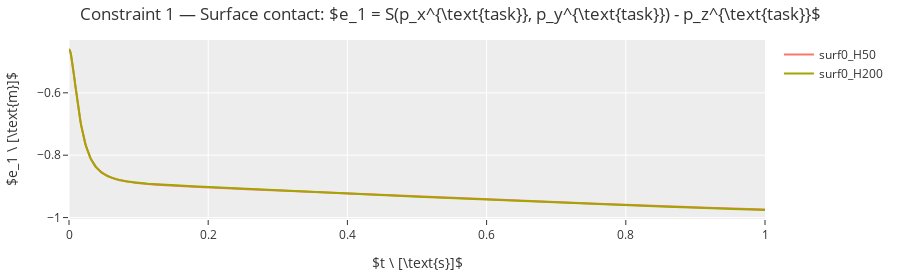
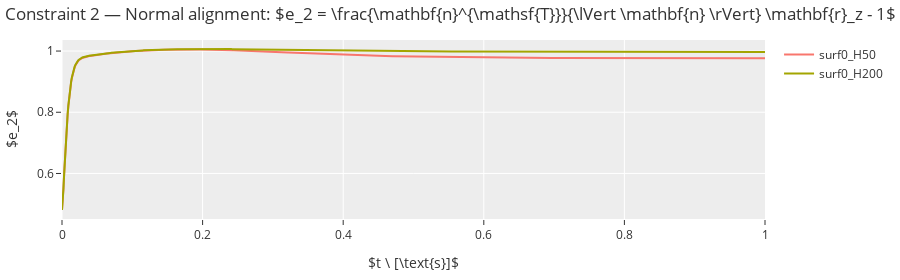
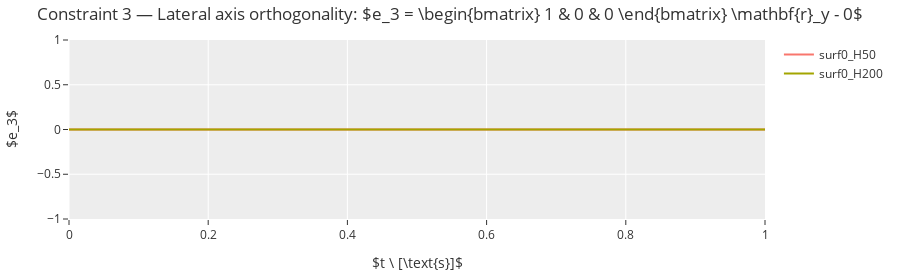
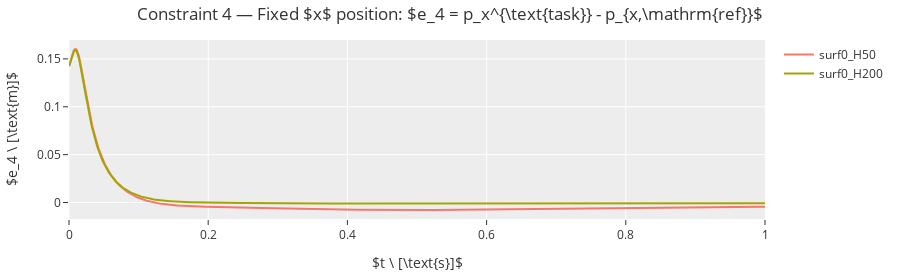

The code cell stored with these charts, in order, in its notebook:
### Code cell
from Reporting.plotter import Plotter
plotter = Plotter()

# Select specific simulations for detailed plots
selected_sim_results = [r for r in sim_results if r['name'] in [ 'surf0_H50', 'surf0_H200']]
# Get time vector from first selected result
t = selected_sim_results[0]['data']['time']
i = np.arange(selected_sim_results[0]['simulator'].Nsim)

box_data = {}
for r in sim_results:
    group_label = str(r['simulator'].prediction_horizon)
    if group_label not in box_data:
        box_data[group_label] = []
    box_data[group_label].append(r['summary']['rmse_e1'])

fig_box = plotter.box_plot(
    data=box_data,
    xlabel="Prediction Horizon",
    ylabel="RMSE e1 [m]",
    title="Surface Tracking Error Distribution vs Prediction Horizon"
)

# Error tracking plots
fig_e1 = plotter.generic_plot(
    t, 
    *[r['analysis']['e1'] for r in selected_sim_results],
    xlabel="$t \\ [\\text{s}]$", 
    ylabel="$e_1 \\ [\\text{m}]$", 
    title="Constraint 1 — Surface contact: $e_1 = S(p_x^{\\text{task}}, p_y^{\\text{task}}) - p_z^{\\text{task}}$", 
    labels=[r['name'] for r in selected_sim_results]
)

fig_e2 = plotter.generic_plot(
    t, 
    *[r['analysis']['e2'] for r in selected_sim_results],
    xlabel="$t \\ [\\text{s}]$", 
    ylabel="$e_2$", 
    title="Constraint 2 — Normal alignment: $e_2 = \\frac{\\mathbf{n}^{\\mathsf{T}}}{\\lVert \\mathbf{n} \\rVert} \\mathbf{r}_z - 1$", 
    labels=[r['name'] for r in selected_sim_results]
)

fig_e3 = plotter.generic_plot(
    t, 
    *[r['analysis']['e3'] for r in selected_sim_results],
    xlabel="$t \\ [\\text{s}]$", 
    ylabel="$e_3$", 
    title="Constraint 3 — Lateral axis orthogonality: $e_3 = \\begin{bmatrix} 1 & 0 & 0 \\end{bmatrix} \\mathbf{r}_y - 0$", 
    labels=[r['name'] for r in selected_sim_results]
)

fig_e4 = plotter.generic_plot(
    t, 
    *[r['analysis']['e4'] for r in selected_sim_results],
    xlabel="$t \\ [\\text{s}]$", 
    ylabel="$e_4 \\ [\\text{m}]$", 
    title="Constraint 4 — Fixed $x$ position: $e_4 = p_x^{\\text{task}} - p_{x,\\mathrm{ref}}$", 
    labels=[r['name'] for r in selected_sim_results]
)

fig_e5 = plotter.generic_plot(
    t, 
    *[r['analysis']['e5'] for r in selected_sim_results],
    xlabel="$t \\ [\\text{s}]$", 
    ylabel="$e_5 \\ [\\text{m/s}]$", 
    title="Constraint 5 — Tangential velocity: $e_5 = v^{\\text{task}}_{y} - v_{y,\\mathrm{ref}}$", 
    labels=[r['name'] for r in selected_sim_results]
)

# Control Input Comparison - Joint 1
fig_u1 = plotter.generic_plot(
    t, 
    *[r['data']['u'][0] for r in selected_sim_results],
    xlabel="$t \\ [\\text{s}]$", 
    ylabel="$u_1 \\ [\\text{rad/s}]$", 
    title="Control Input - Joint 1", 
    labels=[r['name'] for r in selected_sim_results]
)

    # Timing Performance
fig_mpc_time = plotter.generic_plot(
    t, 
    *[r['analysis']['mpc_time'] for r in selected_sim_results],
    upper_bound=selected_sim_results[0]['simulator'].dt,
    xlabel="$t \\ [\\text{s}]$", 
    ylabel="$\\text{MPC Time} \\ [\\text{s}]$", 
    title=f"MPC Computation Time (dt = {selected_sim_results[0]['simulator'].dt}s)", 
    labels=[r['name'] for r in selected_sim_results]
)

rmse_data = {
    "$e_1$ (surface)": [r['summary']['rmse_e1'] for r in sim_results],
    "$e_2$ (x-pos)": [r['summary']['rmse_e2'] for r in sim_results],
    "$e_3$ (orient)": [r['summary']['rmse_e3'] for r in sim_results],
    "$e_4$ (y-vel)": [r['summary']['rmse_e4'] for r in sim_results],
}
fig_rmse = plotter.grouped_bar_plot(
    data=rmse_data,
    group_labels=[r['name'] for r in sim_results],
    xlabel="Simulation",
    ylabel="RMSE",
    title="Constraint RMSE Comparison"
)

# Grouped bar plot for ITSE comparison
itse_data = {
    "$e_1$ (surface)": [r['summary']['itse_e1'] for r in sim_results],
    "$e_2$ (x-pos)": [r['summary']['itse_e2'] for r in sim_results],
    "$e_3$ (orient)": [r['summary']['itse_e3'] for r in sim_results],
    "$e_4$ (y-vel)": [r['summary']['itse_e4'] for r in sim_results],
}
fig_itse = plotter.grouped_bar_plot(
    data=itse_data,
    group_labels=[r['name'] for r in sim_results],
    xlabel="Simulation",
    ylabel="ITSE",
    title="Constraint ITSE Comparison"
)

# Bar chart for total computation time
fig_total_time = plotter.bar_plot(
    values=[r['summary']['total_computation_time'] for r in sim_results],
    labels=[r['name'] for r in sim_results],
    xlabel="Simulation",
    ylabel="Total Time [s]",
    title="Total Computation Time (MPC + Integration)"
)


display(fig_e1, fig_e2, fig_e3, fig_e4, fig_e5, fig_u1)
display(fig_rmse, fig_itse, fig_total_time, fig_mpc_time)

display(fig_box)

### Figure 1 — Plotly figure (JSON) as saved in the notebook; plotly's stock layout.template omitted (floating-point values rounded to 4 significant figures; data arrays with more than 128 entries replaced by an {"elided": "..."} marker saying what was removed)
{"data": [{"mode": "lines", "name": "surf0_H50", "type": "scatter", "x": {"elided": "1001 float values"}, "y": {"elided": "1001 float values"}}, {"mode": "lines", "name": "surf0_H200", "type": "scatter", "x": {"elided": "1001 float values"}, "y": {"elided": "1001 float values"}}], "layout": {"height": 280, "margin": {"b": 40, "l": 50, "r": 120, "t": 40}, "title": {"text": "Constraint 1 — Surface contact: $e_1 = S(p_x^{\\text{task}}, p_y^{\\text{task}}) - p_z^{\\text{task}}$"}, "xaxis": {"title": {"text": "$t \\ [\\text{s}]$"}}, "yaxis": {"title": {"text": "$e_1 \\ [\\text{m}]$"}}}}

### Figure 2 — Plotly figure (JSON) as saved in the notebook; plotly's stock layout.template omitted (floating-point values rounded to 4 significant figures; data arrays with more than 128 entries replaced by an {"elided": "..."} marker saying what was removed)
{"data": [{"mode": "lines", "name": "surf0_H50", "type": "scatter", "x": {"elided": "1001 float values"}, "y": {"elided": "1001 float values"}}, {"mode": "lines", "name": "surf0_H200", "type": "scatter", "x": {"elided": "1001 float values"}, "y": {"elided": "1001 float values"}}], "layout": {"height": 280, "margin": {"b": 40, "l": 50, "r": 120, "t": 40}, "title": {"text": "Constraint 2 — Normal alignment: $e_2 = \\frac{\\mathbf{n}^{\\mathsf{T}}}{\\lVert \\mathbf{n} \\rVert} \\mathbf{r}_z - 1$"}, "xaxis": {"title": {"text": "$t \\ [\\text{s}]$"}}, "yaxis": {"title": {"text": "$e_2$"}}}}

### Figure 3 — Plotly figure (JSON) as saved in the notebook; plotly's stock layout.template omitted (floating-point values rounded to 4 significant figures; data arrays with more than 128 entries replaced by an {"elided": "..."} marker saying what was removed)
{"data": [{"mode": "lines", "name": "surf0_H50", "type": "scatter", "x": {"elided": "1001 float values"}, "y": {"elided": "1001 int values"}}, {"mode": "lines", "name": "surf0_H200", "type": "scatter", "x": {"elided": "1001 float values"}, "y": {"elided": "1001 int values"}}], "layout": {"height": 280, "margin": {"b": 40, "l": 50, "r": 120, "t": 40}, "title": {"text": "Constraint 3 — Lateral axis orthogonality: $e_3 = \\begin{bmatrix} 1 & 0 & 0 \\end{bmatrix} \\mathbf{r}_y - 0$"}, "xaxis": {"title": {"text": "$t \\ [\\text{s}]$"}}, "yaxis": {"title": {"text": "$e_3$"}}}}

### Figure 4 — Plotly figure (JSON) as saved in the notebook; plotly's stock layout.template omitted (floating-point values rounded to 4 significant figures; data arrays with more than 128 entries replaced by an {"elided": "..."} marker saying what was removed)
{"data": [{"mode": "lines", "name": "surf0_H50", "type": "scatter", "x": {"elided": "1001 float values"}, "y": {"elided": "1001 float values"}}, {"mode": "lines", "name": "surf0_H200", "type": "scatter", "x": {"elided": "1001 float values"}, "y": {"elided": "1001 float values"}}], "layout": {"height": 280, "margin": {"b": 40, "l": 50, "r": 120, "t": 40}, "title": {"text": "Constraint 4 — Fixed $x$ position: $e_4 = p_x^{\\text{task}} - p_{x,\\mathrm{ref}}$"}, "xaxis": {"title": {"text": "$t \\ [\\text{s}]$"}}, "yaxis": {"title": {"text": "$e_4 \\ [\\text{m}]$"}}}}
